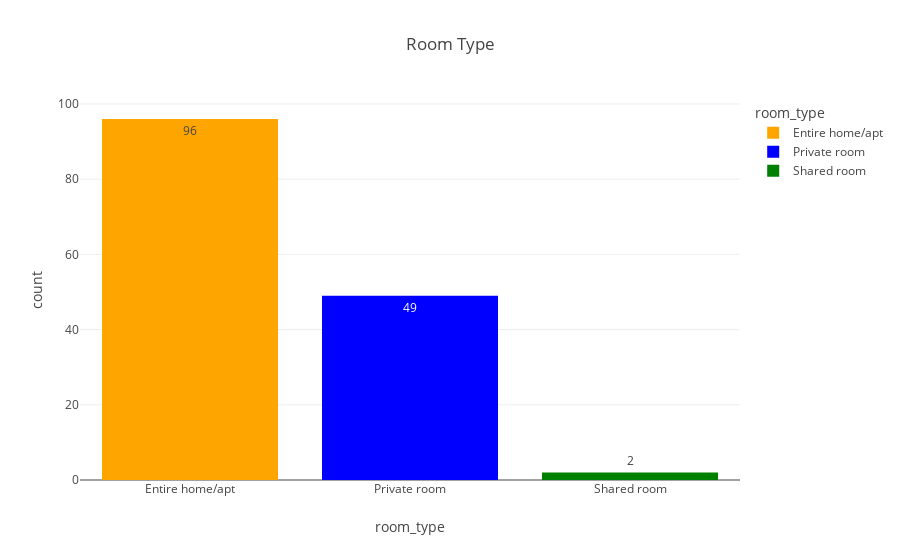

Notebook code for this chart:
### Code cell
fig = px.bar(
    data_frame = room_type,
    x = 'room_type',
    y = 'count',
    color = 'room_type',
    color_discrete_sequence=['orange', 'blue', 'green','yellow','purple'],
    title = 'Room Type',
    text_auto = True
)
fig

### Figure 1 — Plotly figure (JSON) as saved in the notebook; plotly's stock layout.template omitted (floating-point values rounded to 4 significant figures)
{"data": [{"alignmentgroup": "True", "hovertemplate": "room_type=%{x}<br>count=%{y}<extra></extra>", "legendgroup": "Entire home/apt", "marker": {"color": "orange", "pattern": {"shape": ""}}, "name": "Entire home/apt", "offsetgroup": "Entire home/apt", "orientation": "v", "showlegend": true, "textposition": "auto", "texttemplate": "%{y}", "type": "bar", "x": ["Entire home/apt"], "xaxis": "x", "y": [96], "yaxis": "y"}, {"alignmentgroup": "True", "hovertemplate": "room_type=%{x}<br>count=%{y}<extra></extra>", "legendgroup": "Private room", "marker": {"color": "blue", "pattern": {"shape": ""}}, "name": "Private room", "offsetgroup": "Private room", "orientation": "v", "showlegend": true, "textposition": "auto", "texttemplate": "%{y}", "type": "bar", "x": ["Private room"], "xaxis": "x", "y": [49], "yaxis": "y"}, {"alignmentgroup": "True", "hovertemplate": "room_type=%{x}<br>count=%{y}<extra></extra>", "legendgroup": "Shared room", "marker": {"color": "green", "pattern": {"shape": ""}}, "name": "Shared room", "offsetgroup": "Shared room", "orientation": "v", "showlegend": true, "textposition": "auto", "texttemplate": "%{y}", "type": "bar", "x": ["Shared room"], "xaxis": "x", "y": [2], "yaxis": "y"}], "layout": {"barmode": "relative", "legend": {"title": {"text": "room_type"}, "tracegroupgap": 0}, "title": {"text": "Room Type"}, "xaxis": {"anchor": "y", "categoryarray": ["Entire home/apt", "Private room", "Shared room"], "categoryorder": "array", "domain": [0, 1], "title": {"text": "room_type"}}, "yaxis": {"anchor": "x", "domain": [0, 1], "title": {"text": "count"}}}}
